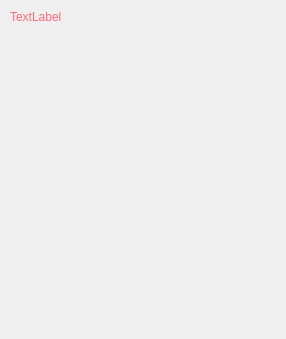
<?xml version="1.0" encoding="UTF-8"?>
<ui version="4.0">
 <class>MainWindow</class>
 <widget class="QMainWindow" name="MainWindow">
  <property name="geometry">
   <rect>
    <x>0</x>
    <y>0</y>
    <width>286</width>
    <height>339</height>
   </rect>
  </property>
  <property name="windowTitle">
   <string>MainWindow</string>
  </property>
  <widget class="QWidget" name="centralwidget">
   <widget class="QLabel" name="label">
    <property name="geometry">
     <rect>
      <x>10</x>
      <y>10</y>
      <width>471</width>
      <height>411</height>
     </rect>
    </property>
    <property name="styleSheet">
     <string notr="true">.QLabel{
    color: #FF6978;
}</string>
    </property>
    <property name="text">
     <string>TextLabel</string>
    </property>
    <property name="textFormat">
     <enum>Qt::AutoText</enum>
    </property>
    <property name="alignment">
     <set>Qt::AlignLeading|Qt::AlignLeft|Qt::AlignTop</set>
    </property>
   </widget>
  </widget>
 </widget>
 <resources/>
 <connections/>
</ui>
